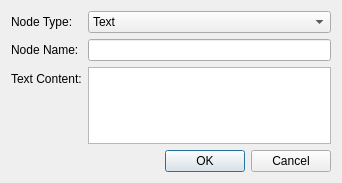
<?xml version="1.0" encoding="UTF-8"?>
<ui version="4.0">
 <class>AppendChildDialog</class>
 <widget class="QDialog" name="AppendChildDialog">
  <property name="geometry">
   <rect>
    <x>0</x>
    <y>0</y>
    <width>342</width>
    <height>183</height>
   </rect>
  </property>
  <property name="windowTitle">
   <string>Append Child</string>
  </property>
  <layout class="QVBoxLayout" name="verticalLayout">
   <item>
    <layout class="QFormLayout" name="formLayout">
     <item row="0" column="0">
      <widget class="QLabel" name="label">
       <property name="text">
        <string>Node Type:</string>
       </property>
      </widget>
     </item>
     <item row="0" column="1">
      <widget class="QComboBox" name="comboBox">
       <item>
        <property name="text">
         <string>Text</string>
        </property>
       </item>
       <item>
        <property name="text">
         <string>Comment</string>
        </property>
       </item>
       <item>
        <property name="text">
         <string>CDATA Section</string>
        </property>
       </item>
       <item>
        <property name="text">
         <string>Element</string>
        </property>
       </item>
      </widget>
     </item>
     <item row="1" column="0">
      <widget class="QLabel" name="label_2">
       <property name="text">
        <string>Node Name:</string>
       </property>
      </widget>
     </item>
     <item row="1" column="1">
      <widget class="QLineEdit" name="nameEdit"/>
     </item>
     <item row="2" column="0">
      <widget class="QLabel" name="label_3">
       <property name="text">
        <string>Text Content:</string>
       </property>
      </widget>
     </item>
     <item row="2" column="1">
      <widget class="QPlainTextEdit" name="textEdit"/>
     </item>
    </layout>
   </item>
   <item>
    <widget class="QDialogButtonBox" name="buttonBox">
     <property name="orientation">
      <enum>Qt::Horizontal</enum>
     </property>
     <property name="standardButtons">
      <set>QDialogButtonBox::Cancel|QDialogButtonBox::Ok</set>
     </property>
    </widget>
   </item>
  </layout>
 </widget>
 <resources/>
 <connections>
  <connection>
   <sender>buttonBox</sender>
   <signal>accepted()</signal>
   <receiver>AppendChildDialog</receiver>
   <slot>accept()</slot>
   <hints>
    <hint type="sourcelabel">
     <x>248</x>
     <y>254</y>
    </hint>
    <hint type="destinationlabel">
     <x>157</x>
     <y>274</y>
    </hint>
   </hints>
  </connection>
  <connection>
   <sender>buttonBox</sender>
   <signal>rejected()</signal>
   <receiver>AppendChildDialog</receiver>
   <slot>reject()</slot>
   <hints>
    <hint type="sourcelabel">
     <x>316</x>
     <y>260</y>
    </hint>
    <hint type="destinationlabel">
     <x>286</x>
     <y>274</y>
    </hint>
   </hints>
  </connection>
 </connections>
</ui>
